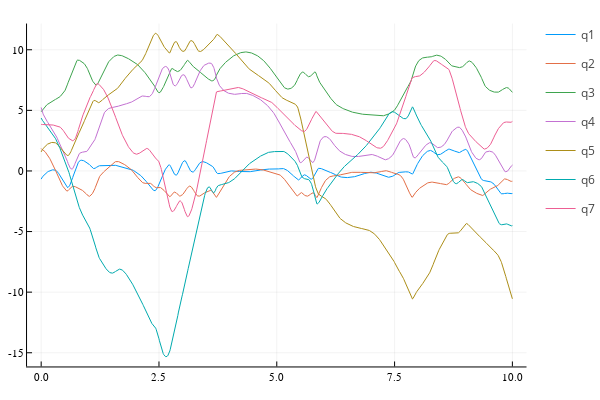

The cell this chart's notebook holds for it:
### Markdown cell above
![image.png](attachment:image.png)

### Code cell
include("DynamicSystems/biped5link.jl") # Defines hybrid system functions

params = ( m1 = 1,  m2 = 1,  m3 = 1,  m4 = 1,  m5 = 1, m6 = 1,
		      l12 = 1, l23 = 1, l34 = 1, l45 = 1, l36 = 1, g = 9.81)


foot1_pos = [0, 0]

θ1 = 280 * (π/180)
θ2 = 300 * (π/180)
θ3 = 90 * (π/180)
θ4 = 250 * (π/180)
θ5 = 220 * (π/180)

x0 = - params.l23 * cos(θ2) - params.l12 * cos(θ1)
y0 = - params.l23 * sin(θ2) - params.l12 * sin(θ1)

q0 = [x0, y0, θ1, θ2, θ3, θ4, θ5]
q̇0 = zeros(7)

A = 10
ω = 2π
# u = _t -> [0, A*sin(ω*_t), 0, 0]
u = _t -> [0,0,0,0]

joints = biped5link_kinematics(q0, params)

fpos = joints[1:2,:]

h = 0.01
tf = 10
T = Int.(tf/h)+1
times = h .* (0:T-1)
q_hist, q̇_hist, λ_hist = simulate(q0, q̇0, u, params, fpos, left_foot_constraint, h, T);

plot()
[plot!(times, q_hist[:,i], label="q$i") for i in 1:7]
display(plot!())

### Figure 1 — Plotly figure (JSON) as saved in the notebook; plotly's stock layout.template omitted (floating-point values rounded to 4 significant figures; data arrays with more than 128 entries replaced by an {"elided": "..."} marker saying what was removed)
{"data": [{"colorbar": {"title": ""}, "legendgroup": "q1", "line": {"color": "rgba(0, 154, 250, 1.000)", "dash": "solid", "shape": "linear", "width": 1}, "mode": "lines", "name": "q1", "showlegend": true, "type": "scatter", "x": {"elided": "1001 float values"}, "xaxis": "x", "y": {"elided": "1001 float values"}, "yaxis": "y", "zmax": null, "zmin": null}, {"colorbar": {"title": ""}, "legendgroup": "q2", "line": {"color": "rgba(227, 111, 71, 1.000)", "dash": "solid", "shape": "linear", "width": 1}, "mode": "lines", "name": "q2", "showlegend": true, "type": "scatter", "x": {"elided": "1001 float values"}, "xaxis": "x", "y": {"elided": "1001 float values"}, "yaxis": "y", "zmax": null, "zmin": null}, {"colorbar": {"title": ""}, "legendgroup": "q3", "line": {"color": "rgba(62, 164, 78, 1.000)", "dash": "solid", "shape": "linear", "width": 1}, "mode": "lines", "name": "q3", "showlegend": true, "type": "scatter", "x": {"elided": "1001 float values"}, "xaxis": "x", "y": {"elided": "1001 float values"}, "yaxis": "y", "zmax": null, "zmin": null}, {"colorbar": {"title": ""}, "legendgroup": "q4", "line": {"color": "rgba(195, 113, 210, 1.000)", "dash": "solid", "shape": "linear", "width": 1}, "mode": "lines", "name": "q4", "showlegend": true, "type": "scatter", "x": {"elided": "1001 float values"}, "xaxis": "x", "y": {"elided": "1001 float values"}, "yaxis": "y", "zmax": null, "zmin": null}, {"colorbar": {"title": ""}, "legendgroup": "q5", "line": {"color": "rgba(172, 142, 24, 1.000)", "dash": "solid", "shape": "linear", "width": 1}, "mode": "lines", "name": "q5", "showlegend": true, "type": "scatter", "x": {"elided": "1001 float values"}, "xaxis": "x", "y": {"elided": "1001 float values"}, "yaxis": "y", "zmax": null, "zmin": null}, {"colorbar": {"title": ""}, "legendgroup": "q6", "line": {"color": "rgba(0, 170, 174, 1.000)", "dash": "solid", "shape": "linear", "width": 1}, "mode": "lines", "name": "q6", "showlegend": true, "type": "scatter", "x": {"elided": "1001 float values"}, "xaxis": "x", "y": {"elided": "1001 float values"}, "yaxis": "y", "zmax": null, "zmin": null}, {"colorbar": {"title": ""}, "legendgroup": "q7", "line": {"color": "rgba(237, 94, 147, 1.000)", "dash": "solid", "shape": "linear", "width": 1}, "mode": "lines", "name": "q7", "showlegend": true, "type": "scatter", "x": {"elided": "1001 float values"}, "xaxis": "x", "y": {"elided": "1001 float values"}, "yaxis": "y", "zmax": null, "zmin": null}], "layout": {"annotations": [], "height": 400, "legend_position": {"bgcolor": "rgba(255, 255, 255, 1.000)", "bordercolor": "rgba(0, 0, 0, 1.000)", "borderwidth": 1, "font": {"color": "rgba(0, 0, 0, 1.000)", "family": "sans-serif", "size": 11}, "title": {"font": {"color": "rgba(0, 0, 0, 1.000)", "family": "sans-serif", "size": 15}, "text": ""}, "tracegroupgap": 0, "traceorder": "normal", "x": 1, "xanchor": "auto", "y": 1, "yanchor": "auto"}, "margin": {"b": 20, "l": 0, "r": 0, "t": 20}, "paper_bgcolor": "rgba(255, 255, 255, 1.000)", "plot_bgcolor": "rgba(255, 255, 255, 1.000)", "showlegend": true, "width": 600, "xaxis": {"anchor": "y", "domain": [0.05101, 0.9934], "gridcolor": "rgba(0, 0, 0, 0.100)", "gridwidth": 0.5, "linecolor": "rgba(0, 0, 0, 1.000)", "mirror": false, "range": [-0.3, 10.3], "showgrid": true, "showline": true, "showticklabels": true, "tickangle": 0, "tickcolor": "rgb(0, 0, 0)", "tickfont": {"color": "rgba(0, 0, 0, 1.000)", "family": "sans-serif", "size": 11}, "tickmode": "array", "ticks": "inside", "ticktext": ["0.0", "2.5", "5.0", "7.5", "10.0"], "tickvals": [0, 2.5, 5, 7.5, 10], "title": "", "titlefont": {"color": "rgba(0, 0, 0, 1.000)", "family": "sans-serif", "size": 15}, "type": "-", "visible": true, "zeroline": false, "zerolinecolor": "rgba(0, 0, 0, 1.000)"}, "yaxis": {"anchor": "x", "domain": [0.03762, 0.9902], "gridcolor": "rgba(0, 0, 0, 0.100)", "gridwidth": 0.5, "linecolor": "rgba(0, 0, 0, 1.000)", "mirror": false, "range": [-16.13, 12.16], "showgrid": true, "showline": true, "showticklabels": true, "tickangle": 0, "tickcolor": "rgb(0, 0, 0)", "tickfont": {"color": "rgba(0, 0, 0, 1.000)", "family": "sans-serif", "size": 11}, "tickmode": "array", "ticks": "inside", "ticktext": ["-15", "-10", "-5", "0", "5", "10"], "tickvals": [-15, -10, -5, 0, 5, 10], "title": "", "titlefont": {"color": "rgba(0, 0, 0, 1.000)", "family": "sans-serif", "size": 15}, "type": "-", "visible": true, "zeroline": false, "zerolinecolor": "rgba(0, 0, 0, 1.000)"}}}
